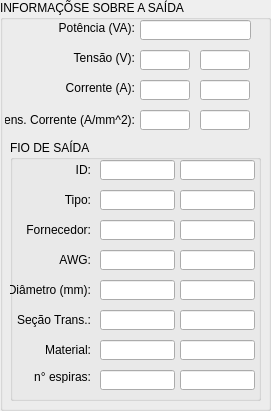
  <widget class="QGroupBox" name="groupBox_Output">
   <property name="geometry">
    <rect>
     <x>490</x>
     <y>10</y>
     <width>271</width>
     <height>411</height>
    </rect>
   </property>
   <property name="title">
    <string>INFORMAÇÕSE SOBRE A SAÍDA</string>
   </property>
   <widget class="QLabel" name="label_currentOutput">
    <property name="geometry">
     <rect>
      <x>5</x>
      <y>80</y>
      <width>130</width>
      <height>16</height>
     </rect>
    </property>
    <property name="text">
     <string>Corrente (A):</string>
    </property>
    <property name="alignment">
     <set>Qt::AlignRight|Qt::AlignTrailing|Qt::AlignVCenter</set>
    </property>
   </widget>
   <widget class="QLineEdit" name="lineEdit_voltageOutput_1">
    <property name="geometry">
     <rect>
      <x>140</x>
      <y>50</y>
      <width>50</width>
      <height>20</height>
     </rect>
    </property>
    <property name="styleSheet">
     <string notr="true"/>
    </property>
    <property name="text">
     <string/>
    </property>
   </widget>
   <widget class="QLabel" name="label_powerOutput">
    <property name="geometry">
     <rect>
      <x>5</x>
      <y>20</y>
      <width>130</width>
      <height>16</height>
     </rect>
    </property>
    <property name="text">
     <string>Potência (VA):</string>
    </property>
    <property name="alignment">
     <set>Qt::AlignRight|Qt::AlignTrailing|Qt::AlignVCenter</set>
    </property>
   </widget>
   <widget class="QLabel" name="label_voltageOutput">
    <property name="geometry">
     <rect>
      <x>5</x>
      <y>50</y>
      <width>130</width>
      <height>16</height>
     </rect>
    </property>
    <property name="text">
     <string>Tensão (V):</string>
    </property>
    <property name="alignment">
     <set>Qt::AlignRight|Qt::AlignTrailing|Qt::AlignVCenter</set>
    </property>
   </widget>
   <widget class="QLineEdit" name="lineEdit_powerOutput">
    <property name="geometry">
     <rect>
      <x>140</x>
      <y>20</y>
      <width>111</width>
      <height>20</height>
     </rect>
    </property>
    <property name="styleSheet">
     <string notr="true"/>
    </property>
    <property name="text">
     <string/>
    </property>
   </widget>
   <widget class="QLineEdit" name="lineEdit_currentOutput_1">
    <property name="geometry">
     <rect>
      <x>140</x>
      <y>80</y>
      <width>50</width>
      <height>20</height>
     </rect>
    </property>
   </widget>
   <widget class="QLineEdit" name="lineEdit_densityCurrentOutput_1">
    <property name="geometry">
     <rect>
      <x>140</x>
      <y>110</y>
      <width>50</width>
      <height>20</height>
     </rect>
    </property>
   </widget>
   <widget class="QLabel" name="label_densityCurrentOutput">
    <property name="geometry">
     <rect>
      <x>5</x>
      <y>110</y>
      <width>130</width>
      <height>20</height>
     </rect>
    </property>
    <property name="text">
     <string>Dens. Corrente (A/mm^2):</string>
    </property>
    <property name="alignment">
     <set>Qt::AlignRight|Qt::AlignTrailing|Qt::AlignVCenter</set>
    </property>
   </widget>
   <widget class="QGroupBox" name="groupBox_outputWire">
    <property name="geometry">
     <rect>
      <x>10</x>
      <y>140</y>
      <width>251</width>
      <height>261</height>
     </rect>
    </property>
    <property name="title">
     <string>FIO DE SAÍDA</string>
    </property>
    <widget class="QLineEdit" name="lineEdit_wireMaterialOutput_1">
     <property name="geometry">
      <rect>
       <x>90</x>
       <y>200</y>
       <width>75</width>
       <height>20</height>
      </rect>
     </property>
     <property name="text">
      <string/>
     </property>
    </widget>
    <widget class="QLabel" name="label_wireTypeOutput">
     <property name="geometry">
      <rect>
       <x>0</x>
       <y>50</y>
       <width>81</width>
       <height>20</height>
      </rect>
     </property>
     <property name="text">
      <string>Tipo:</string>
     </property>
     <property name="alignment">
      <set>Qt::AlignRight|Qt::AlignTrailing|Qt::AlignVCenter</set>
     </property>
    </widget>
    <widget class="QLabel" name="label_wireDiameterOutput">
     <property name="geometry">
      <rect>
       <x>0</x>
       <y>140</y>
       <width>81</width>
       <height>20</height>
      </rect>
     </property>
     <property name="text">
      <string>Diâmetro (mm):</string>
     </property>
     <property name="alignment">
      <set>Qt::AlignRight|Qt::AlignTrailing|Qt::AlignVCenter</set>
     </property>
    </widget>
    <widget class="QLineEdit" name="lineEdit_wireAreaOutput_1">
     <property name="geometry">
      <rect>
       <x>90</x>
       <y>170</y>
       <width>75</width>
       <height>20</height>
      </rect>
     </property>
     <property name="text">
      <string/>
     </property>
    </widget>
    <widget class="QLabel" name="label_wireAreaOutput">
     <property name="geometry">
      <rect>
       <x>-20</x>
       <y>170</y>
       <width>101</width>
       <height>20</height>
      </rect>
     </property>
     <property name="text">
      <string>Seção Trans.:</string>
     </property>
     <property name="alignment">
      <set>Qt::AlignRight|Qt::AlignTrailing|Qt::AlignVCenter</set>
     </property>
    </widget>
    <widget class="QLabel" name="label_wireAWGOutput">
     <property name="geometry">
      <rect>
       <x>0</x>
       <y>110</y>
       <width>81</width>
       <height>20</height>
      </rect>
     </property>
     <property name="text">
      <string>AWG:</string>
     </property>
     <property name="alignment">
      <set>Qt::AlignRight|Qt::AlignTrailing|Qt::AlignVCenter</set>
     </property>
    </widget>
    <widget class="QLineEdit" name="lineEdit_wireIDOutput_1">
     <property name="geometry">
      <rect>
       <x>90</x>
       <y>20</y>
       <width>75</width>
       <height>20</height>
      </rect>
     </property>
    </widget>
    <widget class="QLabel" name="label_wireMaterialOutput">
     <property name="geometry">
      <rect>
       <x>0</x>
       <y>200</y>
       <width>81</width>
       <height>20</height>
      </rect>
     </property>
     <property name="text">
      <string>Material:</string>
     </property>
     <property name="alignment">
      <set>Qt::AlignRight|Qt::AlignTrailing|Qt::AlignVCenter</set>
     </property>
    </widget>
    <widget class="QLabel" name="label_wireIDOutput">
     <property name="geometry">
      <rect>
       <x>0</x>
       <y>20</y>
       <width>81</width>
       <height>20</height>
      </rect>
     </property>
     <property name="text">
      <string>ID:</string>
     </property>
     <property name="alignment">
      <set>Qt::AlignRight|Qt::AlignTrailing|Qt::AlignVCenter</set>
     </property>
    </widget>
    <widget class="QLineEdit" name="lineEdit_wireAWGOutput_1">
     <property name="geometry">
      <rect>
       <x>90</x>
       <y>110</y>
       <width>75</width>
       <height>20</height>
      </rect>
     </property>
     <property name="text">
      <string/>
     </property>
    </widget>
    <widget class="QLineEdit" name="lineEdit_wireDiameterOutput_1">
     <property name="geometry">
      <rect>
       <x>90</x>
       <y>140</y>
       <width>75</width>
       <height>20</height>
      </rect>
     </property>
     <property name="text">
      <string/>
     </property>
    </widget>
    <widget class="QLabel" name="label_turnsOUT">
     <property name="geometry">
      <rect>
       <x>0</x>
       <y>230</y>
       <width>81</width>
       <height>13</height>
      </rect>
     </property>
     <property name="text">
      <string>n° espiras:</string>
     </property>
     <property name="alignment">
      <set>Qt::AlignRight|Qt::AlignTrailing|Qt::AlignVCenter</set>
     </property>
    </widget>
    <widget class="QLineEdit" name="lineEdit_turnsOUT_1">
     <property name="geometry">
      <rect>
       <x>90</x>
       <y>230</y>
       <width>75</width>
       <height>20</height>
      </rect>
     </property>
    </widget>
    <widget class="QLineEdit" name="lineEdit_wireIDOutput_2">
     <property name="enabled">
      <bool>true</bool>
     </property>
     <property name="geometry">
      <rect>
       <x>170</x>
       <y>20</y>
       <width>75</width>
       <height>20</height>
      </rect>
     </property>
     <property name="readOnly">
      <bool>false</bool>
     </property>
    </widget>
    <widget class="QLineEdit" name="lineEdit_wireMaterialOutput_2">
     <property name="enabled">
      <bool>true</bool>
     </property>
     <property name="geometry">
      <rect>
       <x>170</x>
       <y>200</y>
       <width>75</width>
       <height>20</height>
      </rect>
     </property>
     <property name="text">
      <string/>
     </property>
     <property name="readOnly">
      <bool>false</bool>
     </property>
    </widget>
    <widget class="QLineEdit" name="lineEdit_wireAreaOutput_2">
     <property name="enabled">
      <bool>true</bool>
     </property>
     <property name="geometry">
      <rect>
       <x>170</x>
       <y>170</y>
       <width>75</width>
       <height>20</height>
      </rect>
     </property>
     <property name="text">
      <string/>
     </property>
     <property name="readOnly">
      <bool>false</bool>
     </property>
    </widget>
    <widget class="QLineEdit" name="lineEdit_wireAWGOutput_2">
     <property name="enabled">
      <bool>true</bool>
     </property>
     <property name="geometry">
      <rect>
       <x>170</x>
       <y>110</y>
       <width>75</width>
       <height>20</height>
      </rect>
     </property>
     <property name="text">
      <string/>
     </property>
     <property name="readOnly">
      <bool>false</bool>
     </property>
    </widget>
    <widget class="QLineEdit" name="lineEdit_turnsOUT_2">
     <property name="enabled">
      <bool>true</bool>
     </property>
     <property name="geometry">
      <rect>
       <x>170</x>
       <y>230</y>
       <width>75</width>
       <height>20</height>
      </rect>
     </property>
     <property name="readOnly">
      <bool>false</bool>
     </property>
    </widget>
    <widget class="QLineEdit" name="lineEdit_wireDiameterOutput_2">
     <property name="enabled">
      <bool>true</bool>
     </property>
     <property name="geometry">
      <rect>
       <x>170</x>
       <y>140</y>
       <width>75</width>
       <height>20</height>
      </rect>
     </property>
     <property name="text">
      <string/>
     </property>
     <property name="readOnly">
      <bool>false</bool>
     </property>
    </widget>
    <widget class="QLineEdit" name="lineEdit_wireTypeOutput_1">
     <property name="geometry">
      <rect>
       <x>90</x>
       <y>50</y>
       <width>75</width>
       <height>20</height>
      </rect>
     </property>
    </widget>
    <widget class="QLineEdit" name="lineEdit_wireTypeOutput_2">
     <property name="enabled">
      <bool>true</bool>
     </property>
     <property name="geometry">
      <rect>
       <x>170</x>
       <y>50</y>
       <width>75</width>
       <height>20</height>
      </rect>
     </property>
    </widget>
    <widget class="QLineEdit" name="lineEdit_wireProviderOutput_1">
     <property name="geometry">
      <rect>
       <x>90</x>
       <y>80</y>
       <width>75</width>
       <height>20</height>
      </rect>
     </property>
     <property name="text">
      <string/>
     </property>
    </widget>
    <widget class="QLabel" name="label_wireProviderOutput">
     <property name="geometry">
      <rect>
       <x>0</x>
       <y>80</y>
       <width>81</width>
       <height>20</height>
      </rect>
     </property>
     <property name="text">
      <string>Fornecedor:</string>
     </property>
     <property name="alignment">
      <set>Qt::AlignRight|Qt::AlignTrailing|Qt::AlignVCenter</set>
     </property>
    </widget>
    <widget class="QLineEdit" name="lineEdit_wireProviderOutput_2">
     <property name="enabled">
      <bool>true</bool>
     </property>
     <property name="geometry">
      <rect>
       <x>170</x>
       <y>80</y>
       <width>75</width>
       <height>20</height>
      </rect>
     </property>
     <property name="text">
      <string/>
     </property>
     <property name="readOnly">
      <bool>false</bool>
     </property>
    </widget>
   </widget>
   <widget class="QLineEdit" name="lineEdit_voltageOutput_2">
    <property name="enabled">
     <bool>true</bool>
    </property>
    <property name="geometry">
     <rect>
      <x>200</x>
      <y>50</y>
      <width>50</width>
      <height>20</height>
     </rect>
    </property>
    <property name="styleSheet">
     <string notr="true"/>
    </property>
    <property name="text">
     <string/>
    </property>
    <property name="readOnly">
     <bool>false</bool>
    </property>
   </widget>
   <widget class="QLineEdit" name="lineEdit_currentOutput_2">
    <property name="enabled">
     <bool>true</bool>
    </property>
    <property name="geometry">
     <rect>
      <x>200</x>
      <y>80</y>
      <width>50</width>
      <height>20</height>
     </rect>
    </property>
    <property name="readOnly">
     <bool>false</bool>
    </property>
   </widget>
   <widget class="QLineEdit" name="lineEdit_densityCurrentOutput_2">
    <property name="enabled">
     <bool>true</bool>
    </property>
    <property name="geometry">
     <rect>
      <x>200</x>
      <y>110</y>
      <width>50</width>
      <height>20</height>
     </rect>
    </property>
    <property name="readOnly">
     <bool>false</bool>
    </property>
   </widget>
  </widget>
